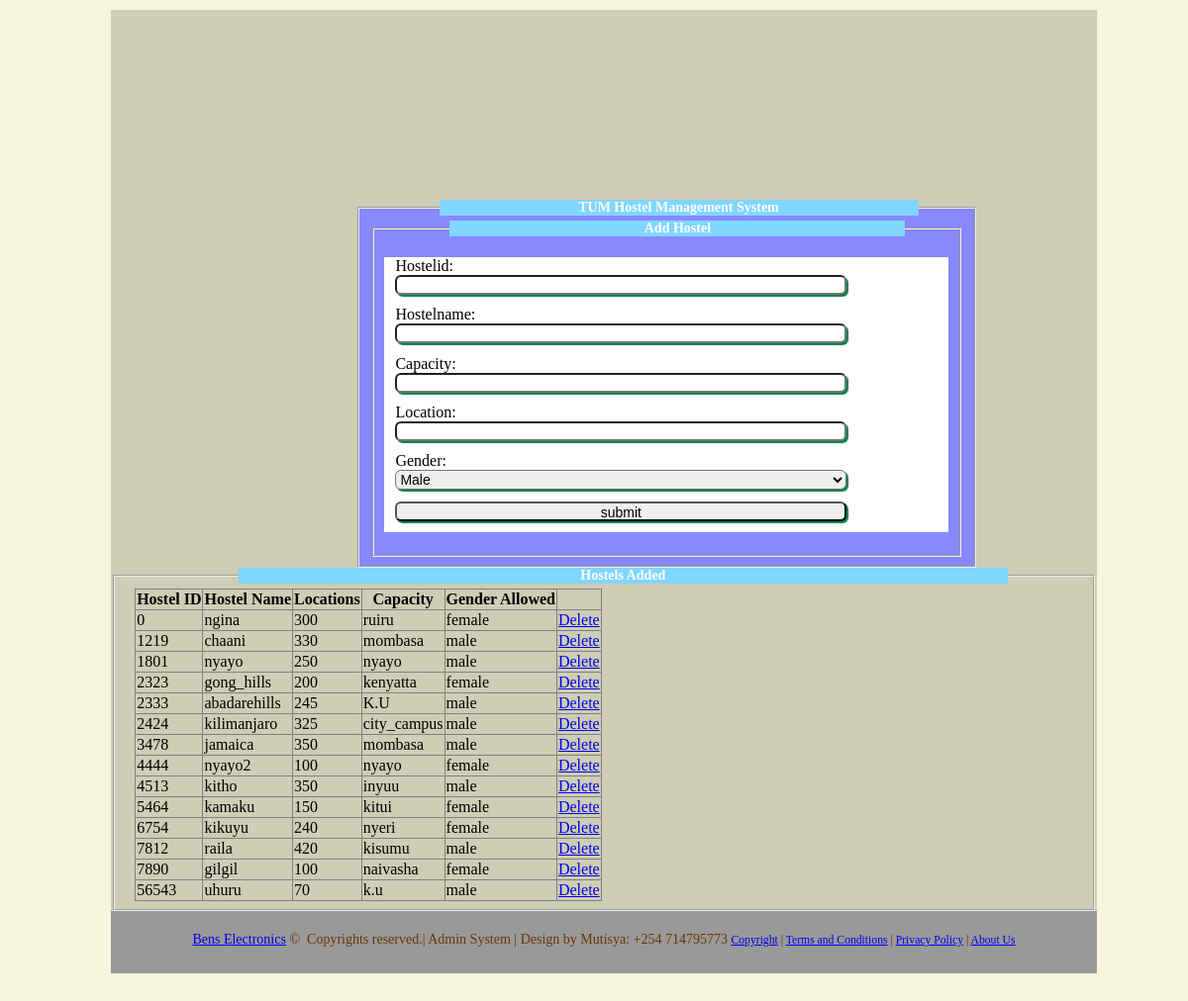
The app's page /order.php with its own data.
### tables this page shows
CREATE TABLE `hostel` (
  `hostelid` int(11) NOT NULL,
  `hostelname` varchar(50) NOT NULL,
  `capacity` int(11) NOT NULL,
  `location` varchar(50) NOT NULL,
  `gender` set('male','female') NOT NULL
);

### includes/Database.php (called while the page is built, shortened)
<?php
class Database {
	var $connection = "";
	var $query = "";
	function __construct($sql){
	$this->username = "root";
	$this->password = "";
	$this->host="127.0.0.1";
	$this->database = "benselectronics";
	$this->connection = mysqli_connect($this->host,$this->username,$this->password);
	mysqli_select_db($this->connection,$this->database);
	$this->query = $sql;
	}
	function execute_query(){
		$resp = mysqli_query($this->connection,$this->query) or die(mysqli_error());
		return $resp;
		}
	}
?>

### order.php (the view, shortened to what this page needs)
</head>
<body>
  <br/>
<br/>
<br/>
<br/>
<br/>
<br/>
<br/>
<br/>
<br/>
<br/>
<br/>
<br/>
<fieldset id=mainfield>
<legend>TUM Hostel Management System </legend>
<fieldset id="regform" style="width:95%">
 <legend>Add Hostel </legend>
    <form action="addhostel.php" method="post">
    <label for="hostelid">Hostelid:</label>
    <input type="text" name="hostelid" id="hostelid" />
    <label for="hostelname">Hostelname:</label>
    <input type="text" name="hostelname" id="hostelname" />
    <label for="capacity">Capacity: </label>
    <input type="text" name="capacity" id="capacity" />
    <label for="location">Location: </label>
    <input type="text" name="location" id="location" />
    <label for="gender">Gender:</label>
    <select name="gender" id="gender">
    <option value="male">Male</option>
    </select>
    <input type="submit" name="submit" id="submit" value="submit" />
    </form>
    </fieldset>
    </fieldset>
    <fieldset>
    <legend>Hostels Added</legend>
<table id=hostels border="1" align="center">
<tr><th>Hostel ID</th><th>Hostel Name</th><th>Locations</th><th>Capacity</th><th>Gender Allowed</th></tr>
<?php
include '../includes/Database.php';
$sql = "SELECT * FROM hostel";
$db = new Database($sql);
$resp = $db->execute_query();
while ($row = mysql_fetch_row($resp)){
	echo "<tr><td>$row[0]</td><td>$row[1]</td><td>$row[2]</td><td>$row[3]</td><td>$row[4]</td><td><a href=javascript:redirect('$row[0]')>Delete</a></td></tr>";
	}
?>
</table>
</fieldset>
</body>
 <?php
  include_once("footer.php");
  ?>

### footer.php (shortened to what this page needs)
<html>
<head>
<link rel="stylesheet" href="styles/formstyle.css" />
</head>
<body>
<div id="bttmdiv">
<p><a class="logo left" href="#">Bens Electronics</a> &copy;&nbsp; Copyrights reserved.| Admin System | Design by Mutisya: +254 714795773
<small><a href="copyright.php">Copyright</a> | <a href="terms.php">Terms and Conditions</a> | <a href="privacy.php">Privacy Policy</a> | <a class="current" href="aboutus.php">About Us</a></small></p>
</div>
</body>
</html>

### styles/formstyle.css (style rules this page uses)
@media screen { html { background-color:beige; margin-top:2px; margin-left:6em; margin-right:6em; font-family:"Times New Roman", Times, serif; font-size:14px; font-style:normal; color:#000000; } }
@media screen { body { background-color:#CECDB5; margin-left:2em; margin-bottom:2em; height: auto; width: auto; } }
@media screen { #mainfield { width:600px; background-color:#8888FF; margin-left:25%; } }
@media screen { table { border-collapse:collapse; margin-left:1%; margin-right:1%; width: auto; } }
@media screen { input,select { width:80%; margin-bottom:2%; margin-left:2%; font-size:14px; font-family:"Trebuchet MS", Arial, Helvetica, sans-serif; height:20px; border-radius:6px; box-shadow:2px 2px 1px #008040; margin-right: 1%; } }
@media screen { label { font-family:Georgia, "Times New Roman", Times, serif; font-size:16px; text-decoration:inherit; font-family:calibri; display:block; width:40; float: inherit; margin-left: 2%; text-align: left; } }
@media screen { #regform form { background-color:#fff; } }
@media screen { legend { width:80%; margin-left:2%; color:#fff; background-color:#80D6FF; text-align:center; font-family:calibri; font-weight:bold; } }
@media screen { #bttmdiv { background-color:#999999; padding-top:0.5em; float:inherit; width:100%; height:4em; text-align:center; color:#6A3500; } }

### records on screen
hostel: hostelid "0", hostelname "ngina", capacity "300", location "ruiru", gender "female"
hostel: hostelid "1219", hostelname "chaani", capacity "330", location "mombasa", gender "male"
hostel: hostelid "1801", hostelname "nyayo", capacity "250", location "nyayo", gender "male"
hostel: hostelid "2323", hostelname "gong_hills", capacity "200", location "kenyatta", gender "female"
hostel: hostelid "2333", hostelname "abadarehills", capacity "245", location "K.U", gender "male"
hostel: hostelid "2424", hostelname "kilimanjaro", capacity "325", location "city_campus", gender "male"
hostel: hostelid "3478", hostelname "jamaica", capacity "350", location "mombasa", gender "male"
hostel: hostelid "4444", hostelname "nyayo2", capacity "100", location "nyayo", gender "female"
hostel: hostelid "4513", hostelname "kitho", capacity "350", location "inyuu", gender "male"
hostel: hostelid "5464", hostelname "kamaku", capacity "150", location "kitui", gender "female"
hostel: hostelid "6754", hostelname "kikuyu", capacity "240", location "nyeri", gender "female"
hostel: hostelid "7812", hostelname "raila", capacity "420", location "kisumu", gender "male"
hostel: hostelid "7890", hostelname "gilgil", capacity "100", location "naivasha", gender "female"
hostel: hostelid "56543", hostelname "uhuru", capacity "70", location "k.u", gender "male"
